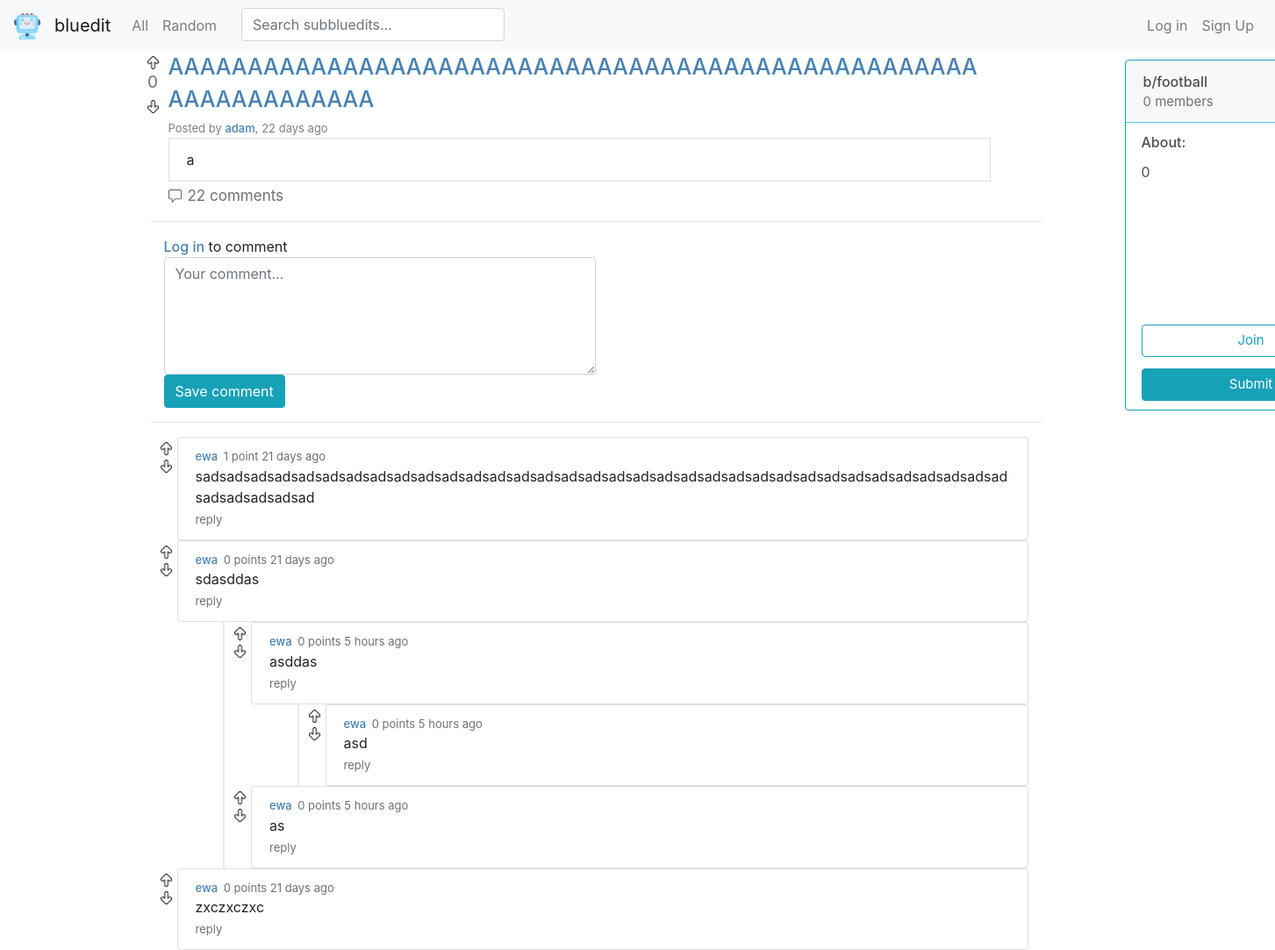
The page /post/25 (upper part) on the database as committed earlier.
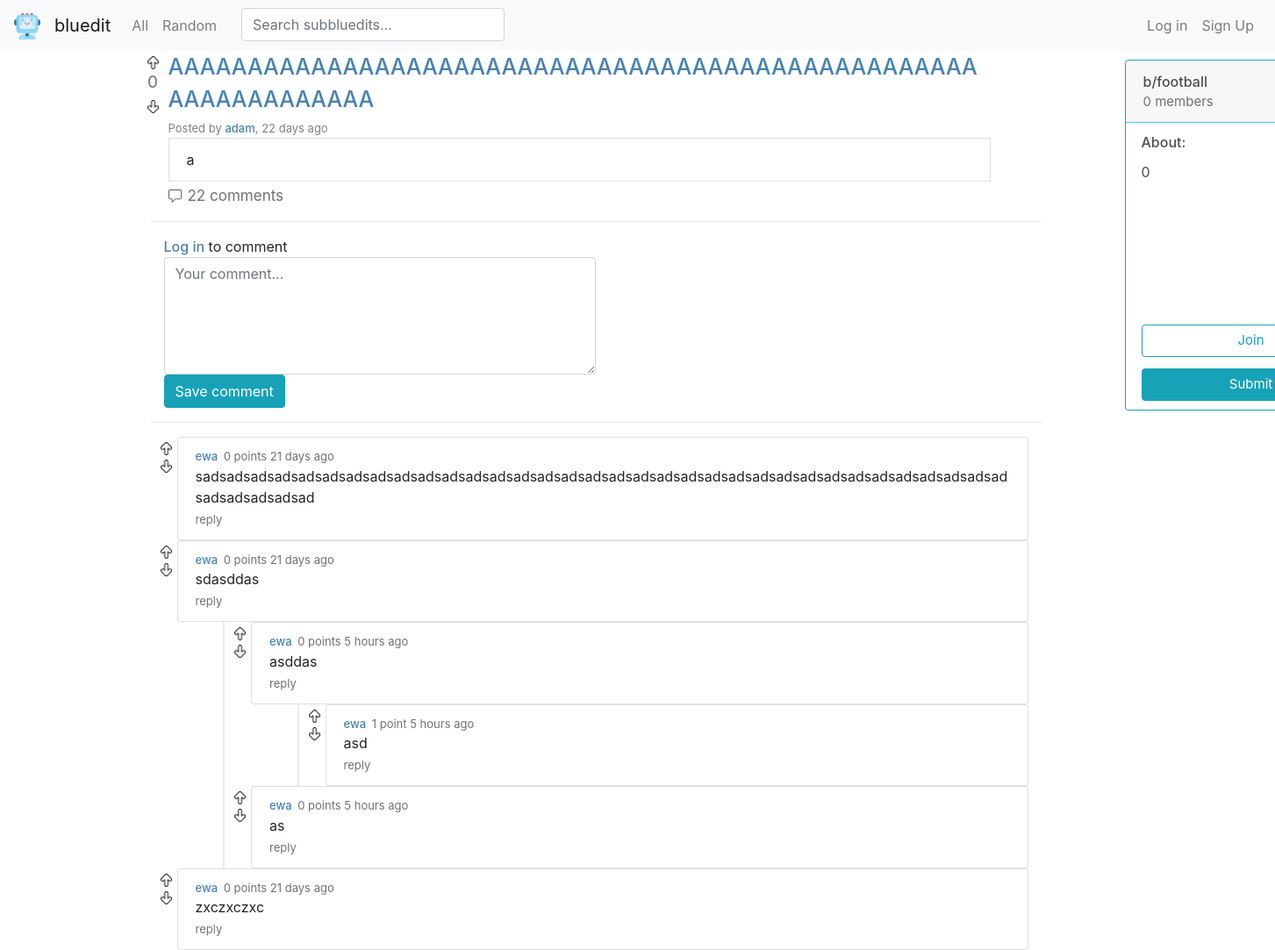
The same page on the database as committed later.
### bluedit/models.py (models this page shows, shortened)
class Post(models.Model):
    title = models.CharField(max_length=64)
    description = models.CharField(max_length=512, null=True)
    image = models.URLField(null=True)
    date = models.DateTimeField(auto_now_add=True)
    user = models.ForeignKey(User, on_delete=models.CASCADE, related_name='posts')
    subbluedit = models.ForeignKey(Subbluedit, on_delete=models.CASCADE, related_name='posts')
    vote_count = models.IntegerField(default=0)
    class Meta:
        ordering = ['-date']

class User(AbstractUser):
    pass

class Comment(models.Model):
    text = models.CharField(max_length=512)
    user = models.ForeignKey(User, on_delete=models.CASCADE, related_name='comments')
    date = models.DateTimeField(auto_now_add=True)
    post = models.ForeignKey(Post, on_delete=models.CASCADE, related_name='comments')
    vote_count = models.IntegerField(default=0)
    parent = models.ForeignKey('self', on_delete=models.CASCADE, related_name='child', null=True, blank=True)
    tree_level = models.IntegerField(default=0, null=True, blank=True)
    class Meta:
        ordering = ['-date']

class Subbluedit(models.Model):
    name = models.CharField(max_length=20, unique=True)
    description = models.CharField(max_length=128)
    user = models.ForeignKey(User, on_delete=models.CASCADE)
    members = models.ManyToManyField(User, default=None, related_name='subs')
    member_count = models.IntegerField(default=0)
    date = models.DateTimeField(auto_now_add=True)

### bluedit/views.py (the view)
# urls.py: path('post/<str:post_id>', views.post, name='post'),
def post(request, post_id):
    commentf = CommentForm()
    comments = Comment.objects.filter(post=post_id, tree_level=0)
    try:
        post = Post.objects.get(pk=post_id)
    except Post.DoesNotExist:
        message = "Sorry, this page doesn't exist"
        return render(request, 'bluedit/post3.html', {
            'message': message
        }
        )
    user_id = request.user.id
    if post.image != None:
        post_type = 'image'
    else:
        post_type = 'text'
    votelist = []
    comments = comment_list(comments)
    for comment in comments:
        if request.user.is_authenticated:
            user = User.objects.get(pk=user_id)
            if user.votes.filter(comment=comment).exists():
                vote_type = user.votes.get(comment=comment).vote_type
                votelist.append(vote_type)
            else:
                votelist.append(False)
        else:
            votelist.append(False)
    list_of_two = time_passed(comments)
    datelist = list_of_two[0]
    timeunit = list_of_two[1]
    zipped = zip(comments, votelist, datelist, timeunit)
    list_of_two = time_passed(post)
    date_post = list_of_two[0][0]
    timeunit_post = list_of_two[1][0]
    if request.user.is_authenticated:
        user = User.objects.get(pk=user_id)
        if user.votes.filter(post=post).exists():
            vote_type_post = user.votes.get(post=post).vote_type
        else:
            vote_type_post = False
    else:
            vote_type_post = False
    comment_count = Comment.objects.filter(post=post).count()
    page = 'post'
    sub = Subbluedit.objects.get(pk=post.subbluedit.id)
    type = join_or_leave(request, sub.name)
    member_count = post.subbluedit.members.all().count()
    return render(request, 'bluedit/post4.html', {
            'post': post,
            'post_type': post_type,
            'commentf': commentf,
            'comments': comments,
            'votelist': votelist,
            'zipped': zipped,
            'vote_type_post': vote_type_post,
            'date_post': date_post,
            'timeunit_post': timeunit_post,
            'comment_count': comment_count,
            'page': page,
            'type': type,
            'member_count': member_count,
            'sub': sub
        })

### bluedit/templates/bluedit/post4.html (shortened to what this page needs)
{% extends 'bluedit/layout.html' %}
{% load crispy_forms_tags %}
{% load widget_tweaks %}
{% load static %}
{% block body %}
{% if post %}
<div class="row flex-nowrap">
    <div class="col-11">
        <div class="row flex-nowrap">
            {% if user.is_authenticated %}
            {% if vote_type_post == 'up' %}
            <div class="vote" hx-target="this" hx-swap="outerHTML">
                <div class="vote-top-post" hx-headers='{"X-CSRFToken": "{{ csrf_token }}"}'>
                <a href="#" hx-put="{% url 'vote' 'post' post.id 'up' %}"><img src="{% static 'images/arrow-up-full.png' %}" width="15" height="15" alt=""></a>
                </div>
                <div id="vote_count" class="vote-count">
                    {{ post.vote_count }}
                </div>
                <div class="vote-bottom-post" hx-headers='{"X-CSRFToken": "{{ csrf_token }}"}'>
                <a href="#" hx-put="{% url 'vote' 'post' post.id 'down' %}"><img src="{% static 'images/arrow-down.png' %}" width="15" height="15" alt=""></a>
                </div>
            </div>
            {% elif vote_type_post == 'down' %}
            <div class="vote" hx-target="this" hx-swap="outerHTML">
                <div class="vote-top-post" hx-headers='{"X-CSRFToken": "{{ csrf_token }}"}'>
                <a href="#" hx-put="{% url 'vote' 'post' post.id 'up' %}"><img src="{% static 'images/arrow-up.png' %}" width="15" height="15" alt=""></a>
                </div>
                <div id="vote_count" class="vote-count">
                    {{ post.vote_count }}
                </div>
                <div class="vote-bottom-post" hx-headers='{"X-CSRFToken": "{{ csrf_token }}"}'>
                <a href="#" hx-put="{% url 'vote' 'post' post.id 'down' %}"><img src="{% static 'images/arrow-down-full.png' %}" width="15" height="15" alt=""></a>
                </div>
            </div>
            {% else %}
            <div class="vote" hx-target="this" hx-swap="outerHTML">
                <div class="vote-top-post" hx-headers='{"X-CSRFToken": "{{ csrf_token }}"}'>
                <a href="#" hx-put="{% url 'vote' 'post' post.id 'up' %}"><img src="{% static 'images/arrow-up.png' %}" width="15" height="15" alt=""></a>
                </div>
                <div id="vote_count" class="vote-count">
                    {{ post.vote_count }}
                </div>
                <div class="vote-bottom-post" hx-headers='{"X-CSRFToken": "{{ csrf_token }}"}'>
                <a href="#" hx-put="{% url 'vote' 'post' post.id 'down' %}"><img src="{% static 'images/arrow-down.png' %}" width="15" height="15" alt=""></a>
                </div>
            </div>
            {% endif %}
            {% else %}
            <div>
                <div class="vote-top-post">
                    <a href="{% url 'login' %}"><img src="{% static 'images/arrow-up.png' %}" width="15" height="15" alt=""></a>
                </div>
                <div id="vote_count" class="vote-count">
                    {{ post.vote_count }}
                </div>
                <div class="vote-bottom-post">
                    <a href="{% url 'login' %}"><img src="{% static 'images/arrow-down.png' %}" width="15" height="15" alt=""></a>
                </div>
            </div>
            {% endif %}
            <div class="col-11" style="padding-left: 5px; overflow-wrap: break-word;">
                <div class="title">{{post.title}}</div>
                <span style="font-size: 13px; color: grey;">Posted by <a href="{% url 'user' post.user.username %}" id='name'>{{post.user.username}}</a>,
                    {% if timeunit_post == 'second' %}
                     less than a minute ago
                    {% else %}
                    {{date_post}} {{timeunit_post}}{% if date_post != 1 %}s{% endif %} ago
                    {% endif %}
                {% if post_type == 'image' %}
                <div style="margin-top: 5px;">
                    <a href="{{post.image}}"><img id='image' src="{{post.image}}" alt=""></a>
                {% elif post_type == 'text' %}
                    <div id='post-description' class="list-group-item">
                            <li class='comment-text'>{{post.description}}</li>
                {% endif %}
                </div>
                <div class="comment-option-post" style="margin-top: 5px;"><img style='margin-right: 7px;' src="{% static 'images/comment.png' %}" width="15" height="15" alt="">{{comment_count}} comments</div>
            </div>
    </div>
        <hr>
        {% if user.is_authenticated %}
        <div class="col" hx-target="#comment" hx-swap="outerHTML">
                Comment as <a href="{% url 'user' user.username %}" id='name'>{{user.username}}</a>
            <form hx-headers='{"X-CSRFToken": "{{ csrf_token }}"}' hx-post="{% url 'comment' post.id %}">
                {{ commentf.text }}
                    <button style='margin-top: 10px;' class="btn btn-outline-info">Save comment</button>
            </form>
        </div>
        {% else %}
        <div class="col">
            <a href="{% url 'login' %}" id='name'>Log in</a> to comment
        <form>
            {{ commentf.text }}
        </form>
        <a href="{% url 'login' %}" id='name'><button class="btn btn-info">Save comment</button></a>
        </div>
        {% endif %}
        <hr>
        {% for comment, vote_type, date, timeunit in zipped %}
        <div class="container">
            {% include 'bluedit/blocks/comment-block.html' %}
        </div>
        {% endfor %}
        <br>
        {% else %}
        <h2>{{message}}</h2>
        {% endif %}
    </div>
    <div class="col-1">
        {% include 'bluedit/blocks/card-block-join.html' %}
    </div>
</div>
</div>
{% endblock %}

### bluedit/templates/bluedit/blocks/comment-block.html (shortened to what this page needs)
{% load static %}
<div id='comment-block-{{comment.id}}' class="row flex-nowrap">
        {% if comment.tree_level >= 1 %}
        <div class="line"></div>
        {% endif %}
        {% if comment.tree_level >= 2 %}
        <div class="line"></div>
        {% endif %}
    <div>
    {% if user.is_authenticated %}
    <div hx-target="#comment-block-{{comment.id}}" hx-swap="outerHTML">
        <div class="vote-top"  hx-headers='{"X-CSRFToken": "{{ csrf_token }}"}'>
            {% if vote_type == 'up' %}
            <a href="#" hx-put="{% url 'vote' 'comment' comment.id 'up' %}"><img src="{% static 'images/arrow-up-full.png' %}" width="15" height="15" alt=""></a>
            {% else %}
            <a href="#" hx-put="{% url 'vote' 'comment' comment.id 'up' %}"><img src="{% static 'images/arrow-up.png' %}" width="15" height="15" alt=""></a>
            {% endif %}
        </div>
        <div class="vote-bottom" hx-headers='{"X-CSRFToken": "{{ csrf_token }}"}'>
            {% if vote_type == 'down' %}
            <a href="#" hx-put="{% url 'vote' 'comment' comment.id 'down' %}"><img src="{% static 'images/arrow-down-full.png' %}" width="15" height="15" alt=""></a>
            {% else %}
            <a href="#" hx-put="{% url 'vote' 'comment' comment.id 'down' %}"><img src="{% static 'images/arrow-down.png' %}" width="15" height="15" alt=""></a>
            {% endif %}
        </div>
    </div>
    {% else %}
    <div>
        <div class="vote-top">
            <a href="{% url 'login' %}"><img src="{% static 'images/arrow-up.png' %}" width="15" height="15" alt=""></a>
        </div>
        <div class="vote-bottom">
            <a href="{% url 'login' %}"><img src="{% static 'images/arrow-down.png' %}" width="15" height="15" alt=""></a>
        </div>
    </div>
    {% endif %}
    </div>
    <div class="col" style="padding-left: 5px;">
        <ul class="list-group-item" style='list-style: none;'>
            <li class="comment-top"><a id='name' href='{% url "user" comment.user.username %}'>{{comment.user.username}}</a>
                <span style="margin-left: 3px;">
                    {% if comment.vote_count == 1 %}
                    {{comment.vote_count}} point
                    {% else %}
                    {{comment.vote_count}} points
                    {% endif %}
                    {% if timeunit == 'second' %}
                     less than a minute ago
                    {% else %}
                    {{date}} {{timeunit}}{% if date != 1 %}s {% endif %} ago
                    {% endif %}
            </span>
            </li>
            <div hx-target="this" hx-swap="innerHTML">
                <li class="comment-text">{{comment.text}}</li>
                <div class="row">
                    {% if user.is_authenticated %}
                        <li style="margin-left: 5px;"><a class='option' href="#" hx-target='#reply-{{comment.id}}' hx-swap='innerHTML' hx-get="{% url 'reply' comment.id %}">reply</a></li>
                    {% else %}
                        <li style="margin-left: 5px;"><a class='option' href="{% url 'login' %}">reply</a></li>
                    {% endif %}
                </div>
            </div>
        </ul>
    </div>
</div>

### bluedit/templates/bluedit/join.html
<div id='join_leave_target'>
  <div class="card-header" style="border-color: rgb(71, 209, 233);">
    <div style="font-weight: 500; color: rgb(78, 78, 78);"><a class='sub-link' style="margin-left: 0px;" href='{% url "subbluedit" sub.name %}'>b/{{sub.name}}</a></div>
    <div style="font-size: 15px; color:rgb(114, 112, 112);">{{member_count}} {% if member_count == 1 %} member {% else %} members {% endif %}</div>
  </div>
  <div class='card-text' style="font-weight: 500; ">About:</div>
  <div class='card-text' style="font-weight: 400; margin-right: 18px; justify-content: center;"> {{sub.description}}</div>
  {% if user.is_authenticated %}
    <div class="join" hx-target="#join_leave_target" hx-swap="outerHTML">
      <div hx-headers='{"X-CSRFToken": "{{ csrf_token }}"}'>
      {% if type == 'join' %}
          <a href="#" hx-put="{% url 'join' sub.id 'join' %}"><button id='join_leave' class="btn btn-outline-info">Join</button></a>
      {% elif type == 'leave' %}
          <a href="#" hx-put="{% url 'join' sub.id 'leave' %}"><button id='join_leave' class="btn btn-info">Leave</button></a>
      {% endif %}
      </div>
    </div>
  {% else %}
      <a href="{% url 'login' %}"><button id='join_leave' class="btn btn-outline-info">Join</button></a>
  {% endif %}
</div>

Rows that differ between the two databases and show on the page:
changed Comment (number 1 of 6 on the later page): vote_count "1" → "0"; vote_count "point" → "points"
changed Comment "asd": vote_count "0" → "1"; vote_count "points" → "point"
